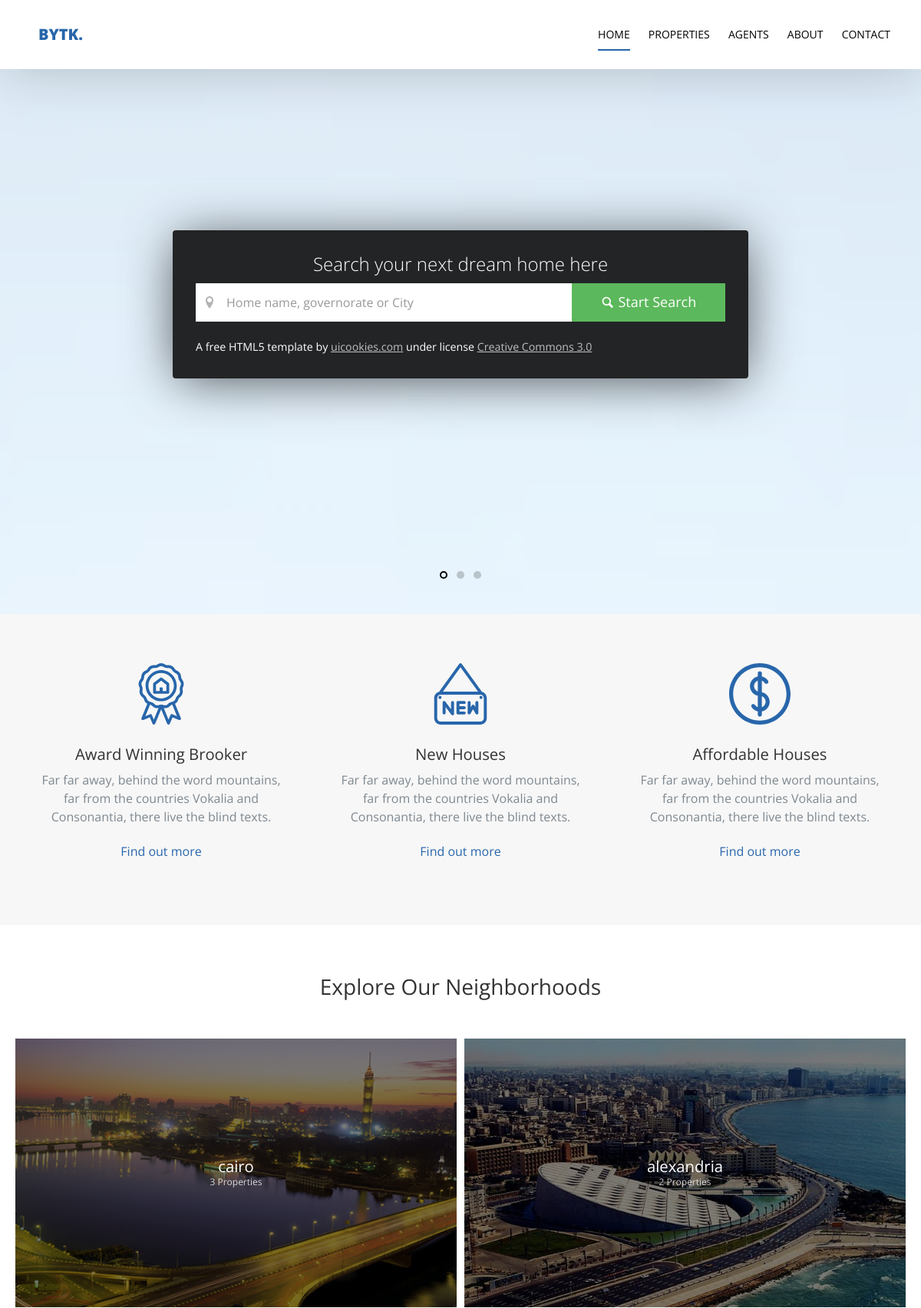
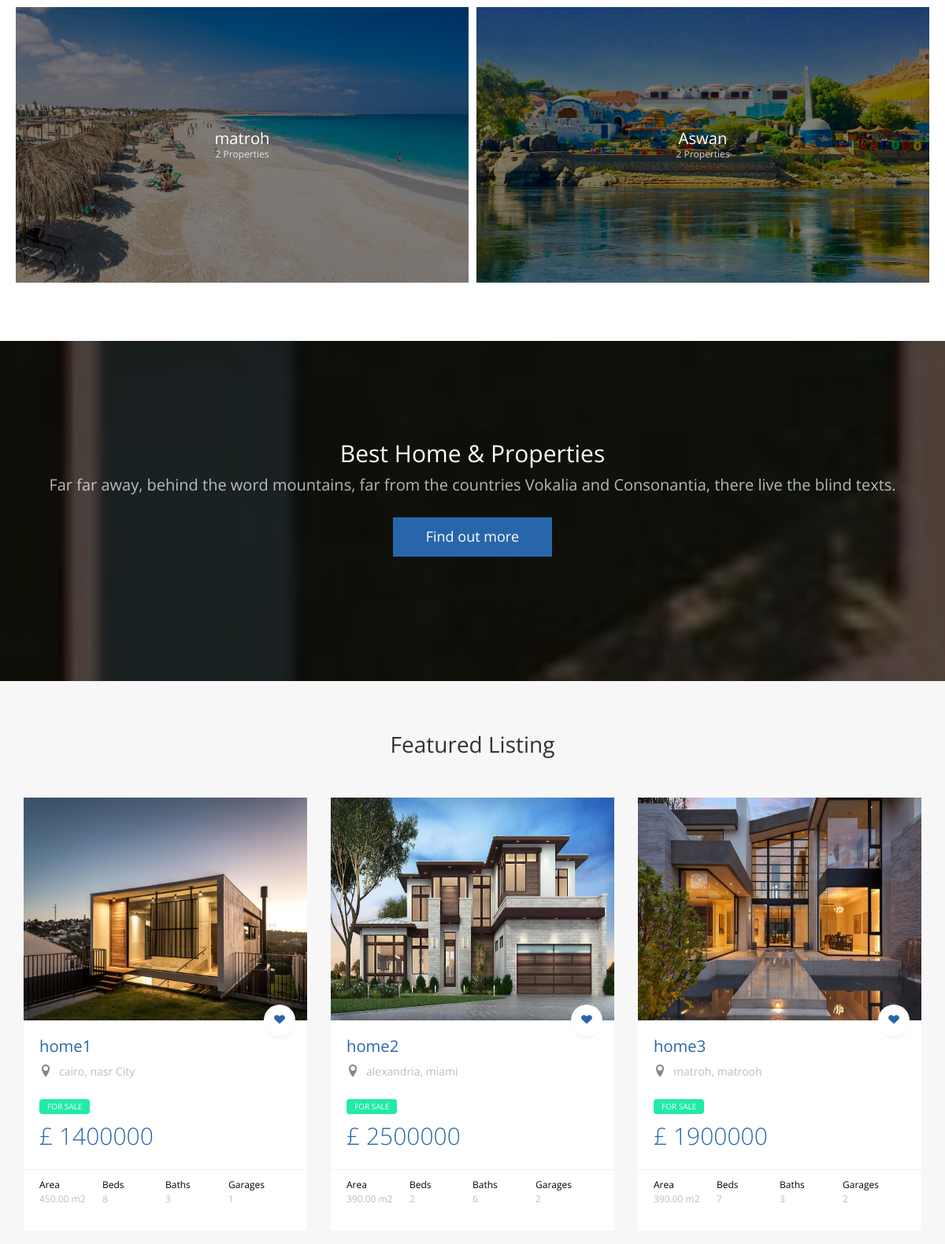
The page / (upper part) on the database its author committed (2 pictures, top to bottom).
### properties/models.py (models this page shows, shortened)
class Governorate(models.Model):
    governorate_name = models.CharField(max_length=100)
    image = models.ImageField(upload_to='governorate/')

class Property(models.Model):
    name  = models.CharField(max_length=100, unique=True)
    slug = models.SlugField(blank=True, null= True)
    image = models.ImageField(upload_to='property/')
    location = PlainLocationField(based_fields=['governorate.governorate_name'], zoom=7)
    governorate = models.ForeignKey('Governorate', on_delete=models.CASCADE)
    city = models.CharField(max_length=400)
    area     = models.DecimalField(decimal_places=2 ,max_digits=8)
    price = models.PositiveIntegerField()
    type  = models.CharField(max_length=4, choices=TYPE_OPTIONS)
    installment = models.BooleanField(default=True)
    beds_room_number = models.PositiveIntegerField()
    baths_number     = models.PositiveIntegerField()
    garages_number   = models.PositiveIntegerField()
    floor_number     = models.PositiveIntegerField()
    description   = models.TextField()
    class Meta:
        verbose_name = 'Property'
        verbose_name_plural = 'Properties'

### searches/views.py (the view, shortened to what this page needs)
# urls.py: path('', views.home_view , name = 'home'),
def home_view(request):
    agents_list = Agent.objects.all()[:4]
    properties_list = Property.objects.all()[:6]
    Governorates_list = Governorate.objects.annotate(
                    property_count=Count('property')).values('governorate_name' , 'property_count' , 'image')
    if request.method == "GET":
        query = request.GET.get('q')
    try:
        blog = Blogs.objects.get(sub_title="Why Choose Us")
    except :
        blog = Blogs.objects.first()
    context ={
    "agents_list":agents_list,
    "properties_list":properties_list,
    "Governorates_list":Governorates_list,
    'blog':blog
    }
    template_name = 'searches/home.html'
    return render(request, template_name, context)

### searches/templates/searches/home.html (shortened to what this page needs)
{% extends "base.html" %}
{% load static %}
{% block content %}
  <section class="probootstrap-slider flexslider">
    <div class="probootstrap-wrap-banner">
      <div class="container">
        <div class="row">
          <div class="col-md-8 col-md-offset-2">
            <div class="probootstrap-home-search probootstrap-animate">
              <form action="/" method="get">
                <h2 class="heading">Search your next dream home here</h2>
                <div class="probootstrap-field-group">
                  <div class="probootstrap-fields">
                    <div class="search-field" style="width:100%">
                      <i class="icon-location2"></i>
                      <input type="text" class="form-control" placeholder="Home name, governorate or City" name='q'>
                    </div>
                  </div>
                  <button class="btn btn-success" type="submit"><i class="icon-magnifying-glass t2"></i> Start Search</button>
                </div>
              </form>
              <p class="mb0 text-left"><small>A free HTML5 template by <a href="https://uicookies.com/">uicookies.com</a> under license <a href="https://uicookies.com/license">Creative Commons 3.0</a></small> </p>
            </div>
          </div>
        </div>
      </div>
    </div>
  </section>
  <section class="probootstrap-section probootstrap-section-lighter">
    <div class="container">
      <div class="row">
        <div class="col-md-4">
          <div class="probootstrap-card text-center probootstrap-animate">
            <div class="probootstrap-card-media svg-sm colored">
            </div>
            <div class="probootstrap-card-text">
              <h2 class="probootstrap-card-heading">Award Winning Brooker</h2>
              <p>Far far away, behind the word mountains, far from the countries Vokalia and Consonantia, there live the blind texts.</p>
              <p><a href="#">Find out more</a></p>
            </div>
          </div>
        </div>
        <div class="col-md-4">
          <div class="probootstrap-card text-center probootstrap-animate">
            <div class="probootstrap-card-media svg-sm colored">
            </div>
            <div class="probootstrap-card-text">
              <h2 class="probootstrap-card-heading">New Houses</h2>
              <p>Far far away, behind the word mountains, far from the countries Vokalia and Consonantia, there live the blind texts.</p>
              <p><a href="#">Find out more</a></p>
            </div>
          </div>
        </div>
        <div class="col-md-4">
          <div class="probootstrap-card text-center  probootstrap-animate">
            <div class="probootstrap-card-media svg-sm colored">
            </div>
            <div class="probootstrap-card-text">
              <h2 class="probootstrap-card-heading">Affordable Houses</h2>
              <p>Far far away, behind the word mountains, far from the countries Vokalia and Consonantia, there live the blind texts.</p>
              <p><a href="#">Find out more</a></p>
            </div>
          </div>
        </div>
      </div>
    </div>
  </section>
  <section class="probootstrap-section">
    <div class="container">
      <div class="row heading">
        <h2 class="mt0 mb50 text-center">Explore Our Neighborhoods</h2>
      </div>
      <div class="row probootstrap-gutter10">
        {% for governorate in Governorates_list %}
        <div class="col-md-6 col-sm-6">
          <a href="/?q={{governorate.governorate_name}}" class="probootstrap-hover-overlay" style="height:350px">
            <img src="/media/{{governorate.image}}" alt="Free Bootstrap Template by uicookies.com" class="img-responsive" style="width:100%; height:100%">
            <div class="probootstrap-text-overlay">
              <h3>{{governorate.governorate_name}}</h3>
              <p>{{governorate.property_count}} Properties</p>
            </div>
          </a>
        </div>
        {% endfor %}
      </div>
    </div>
  </section>
  <section class="probootstrap-section probootstrap-bg" style="background-image: url({% static 'img/2.jpg' %});">
    <div class="container text-center probootstrap-animate" data-animate-effect="fadeIn">
      <h2 class="heading">Best Home &amp; Properties</h2>
      <p class="sub-heading">Far far away, behind the word mountains, far from the countries Vokalia and Consonantia, there live the blind texts.</p>
      <p><a href="{% url 'properties:properties' %}" class="btn btn-primary mb10">Find out more</a></p>
    </div>
  </section>
  <section class="probootstrap-section probootstrap-section-lighter">
    <div class="container">
      <div class="row heading">
        <h2 class="mt0 mb50 text-center">Featured Listing</h2>
      </div>
      <div class="row">
        {% for property in properties_list %}
        <div class="col-md-4 col-sm-6">
          <div class="probootstrap-card probootstrap-listing" style="height:550px">
            {% if property.image %}
              <div class="probootstrap-card-media">
                <img src="{{property.image.url}}" class="img-responsive" alt="Free HTML5 Template by uicookies.com"
                style="height: 283px; position: relative; width: 100%;">
                <a href="#" class="probootstrap-love"><i class="icon-heart"></i></a>
              </div>
            {% else %}
              <div class="probootstrap-card-media">
                <img src="{% static "img/slider_1.jpg" %}" class="img-responsive" alt="Free HTML5 Template by uicookies.com">
                <a href="#" class="probootstrap-love"><i class="icon-heart"></i></a>
              </div>
            {% endif %}
            <div class="probootstrap-card-text">
              <h2 class="probootstrap-card-heading"><a href="#">{{property.name}}</a></h2>
              <div class="probootstrap-listing-location">
                <i class="icon-location2"></i> <span>{{property.governorate.governorate_name}}, {{property.city}}</span>
              </div>
              {% if property.type == 'sale' %}
                <div class="probootstrap-listing-category for-sale"><span>for sale</span></div>
              {% else %}
                <div class="probootstrap-listing-category for-rent"><span>for rent</span></div>
              {% endif %}
              <div class="probootstrap-listing-price"><strong>£ {{property.price}}</strong>{% if property.type == 'rent' %} / month{% endif %}</div>
            </div>
            <div class="probootstrap-card-extra">
              <ul>
                <li>
                  Area
                  <span>{{property.area}} m2</span>
                </li>
                <li>
                  Beds
                  <span>{{property.beds_room_number}}</span>
                </li>
                <li>
                  Baths
                  <span>{{property.baths_number}}</span>
                </li>
                <li>
                  Garages
                  <span>{{property.garages_number}}</span>
                </li>
              </ul>
            </div>
          </div>
        </div>
        {% endfor %}
      </div>
    </div>
  </section>
{% endblock %}

### rows shown on the page
Governorate: shows a picture, governorate_name "cairo", property_count "3"
Governorate: shows a picture, governorate_name "alexandria", property_count "2"
Governorate: shows a picture, governorate_name "matroh", property_count "2"
Governorate: shows a picture, governorate_name "Aswan", property_count "2"
Property: image (picture), name "home1", governorate.governorate_name "cairo", city "nasr City", type "FOR SALE", price "1400000", area "450.00", beds_room_number "8", baths_number "3", garages_number "1"
Property: image (picture), name "home2", governorate.governorate_name "alexandria", city "miami", type "FOR SALE", price "2500000", area "390.00", beds_room_number "2", baths_number "6", garages_number "2"
Property: image (picture), name "home3", governorate.governorate_name "matroh", city "matrooh", type "FOR SALE", price "1900000", area "390.00", beds_room_number "7", baths_number "3", garages_number "2"
